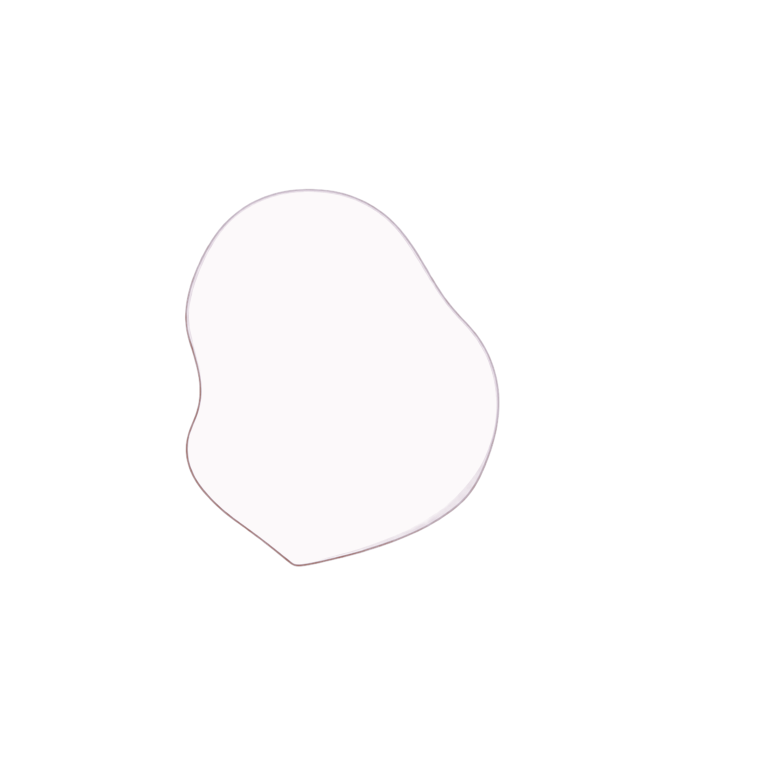
#> input picture assets/ciel/generated/parts/underlayers/C-L30_face-rounded_xL30_y0.png, 1536 x 1536 px, found by its file name (shown at 1/2 size)
$ python -i build-skin-pose.py   (imports and definitions only)
#> lines starting #> are read from the running program, lines starting #| are printed output that depends on the picture; after the words box and inside, x2 and y2 are one past the last pixel; in counts of white or black regions, pixels touching at a corner belong together
#> in region_data, im is the input picture: PIL image 1536x1536 RGBA; mean R, G, B, A 38.3, 37.8, 38, 38.5
# -*- coding: utf-8 -*-
"""使っていない Face_Base メッシュを、「向きごとの素肌」（C-L30・C-R30）を出すメッシュに作り変える。

考え方
  - C-L30（画面の左を向く 30° の素肌）と C-R30 を、1 枚のシート（キャンバスと同じ大きさの PNG）に並べ、
    1 つのメッシュの 2 つの領域（それぞれ 格子）にする。メッシュは Head_Warp の子。
  - 各領域の頂点は、角度X ＝ ∓30°・角度Y ＝ 0 のときの Head_Warp の曲面で、見本と同じ位置（キャンバス座標）に出るように、
    曲面の逆変換で、Head_Warp の正規化座標へ戻して置く。→ その向きでは、見本の素肌の輪郭にぴったり重なる。
    他の向き・角度Yでは、Head_Warp の変形に従って動く（顔と一緒に動く）。
  - 角度Xのキー（-30, -15, 0, 15, 30）ごとに、不透明度と、見せない領域の「点への縮小」を設定する。
  - 描画順は Face_Skin（200）の上、口（250）の下の 205。
入力  Head_Warp が 角度X×角度Y の 25 キー（head3d-keys.py のあと）を持つ .cmo3
出力  .cmo3 と、assets/ciel/layers/head/Face_Base.png（シート）
      そのあと、replace-image-same-size.py で、Face_Base の画像を差し替え、Cubism で開いてアトラス編集 OK → 書き出し。
実行  python -I scripts/live2d/build-skin-pose.py 入力.cmo3 出力.cmo3
"""
import os
import re
import sys
import uuid

import numpy as np
from PIL import Image

HERE = os.path.dirname(os.path.abspath(__file__))
sys.path.insert(0, HERE)
import cmo3_tool as t
from cmo3_tool import _fmt

ROOT = os.path.join(HERE, '..', '..', 'assets', 'ciel')
UNDER = os.path.join(ROOT, 'generated', 'parts', 'underlayers')
CROP = (318, 236)                  # 見本（1536 四方）の、キャンバス上の位置
CANVAS = (2172, 2896)
N = 12                             # 領域ごとの分割数（N×N）
MARGIN = 6
OPACITY = {-30.0: 1.0, -15.0: 0.3, 0.0: 0.0, 15.0: 0.3, 30.0: 1.0}
KEYS = [-30.0, -15.0, 0.0, 15.0, 30.0]
DRAW_ORDER = 205
REGIONS = [('L', 'C-L30_face-rounded_xL30_y0.png', -30.0), ('R', 'C-R30_face-rounded_xR30_y0.png', 30.0)]


# [42 lines left out: functions bilinear, invert, not called in this run]


def clean_edge(im):
    """生成画像の輪郭に付いている茶色の細い線を消す：縁を 4 px 内側へ削り、縁の帯の色を、内側の平均の肌色にする。"""
    from PIL import ImageFilter
    arr = np.asarray(im).copy()
    a = Image.fromarray(arr[..., 3])
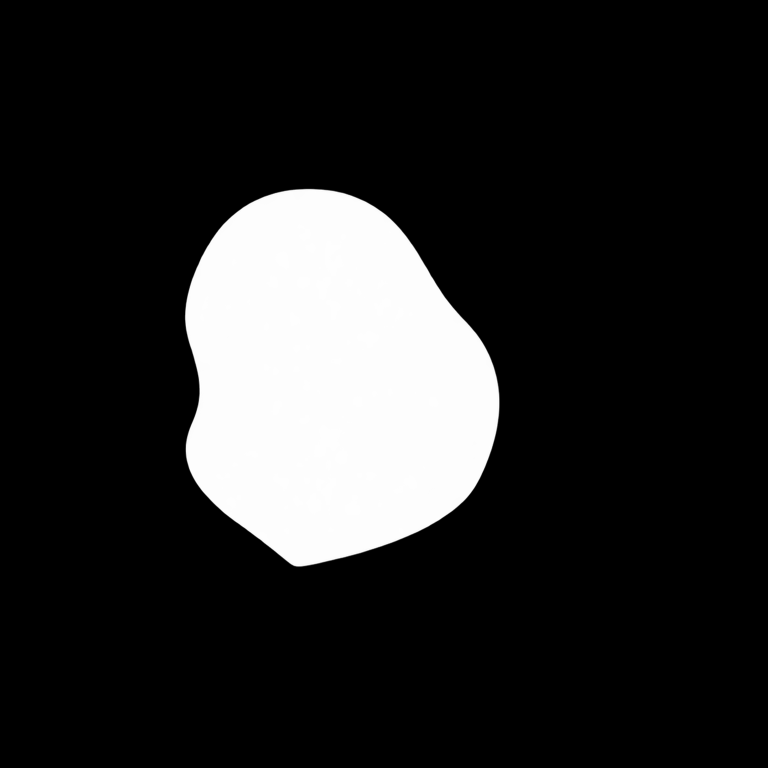
#> a: PIL image 1536x1536 L (shown at 1/2 size); min 0, max 255, mean 38.5
    eroded = np.asarray(a.filter(ImageFilter.MinFilter(9)))
    inner = np.asarray(a.filter(ImageFilter.MinFilter(33))) > 200
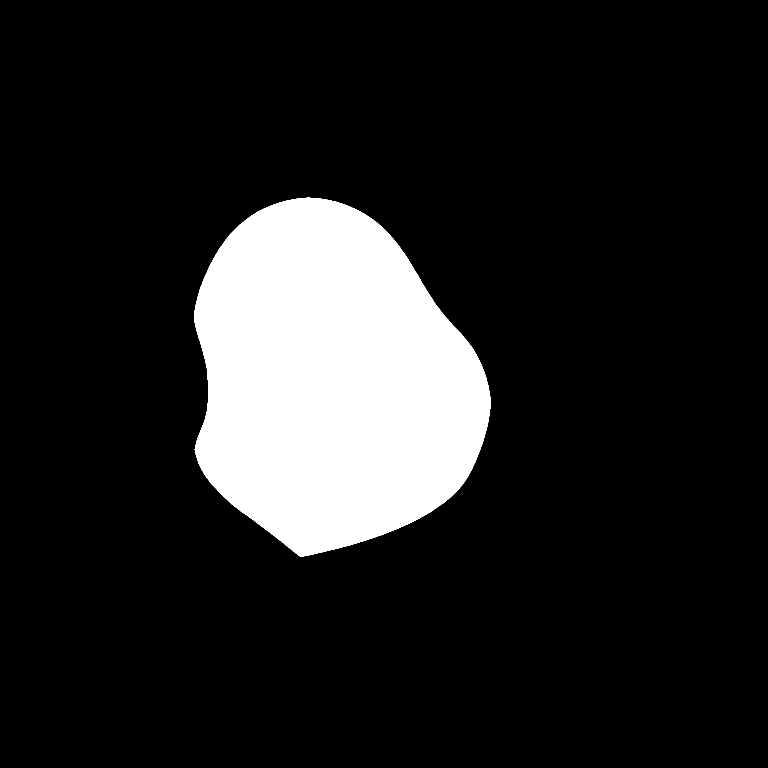
#> inner: shape (1536, 1536) bool (shown at 1/2 size); 13.3% white; 1 white region, box (x1, y1, x2, y2) and area: (388, 395, 982, 1114) 313817
    mean = arr[inner][:, :3].mean(0)
#> mean = [252, 249, 250]
    band = (~inner) & (eroded > 0)
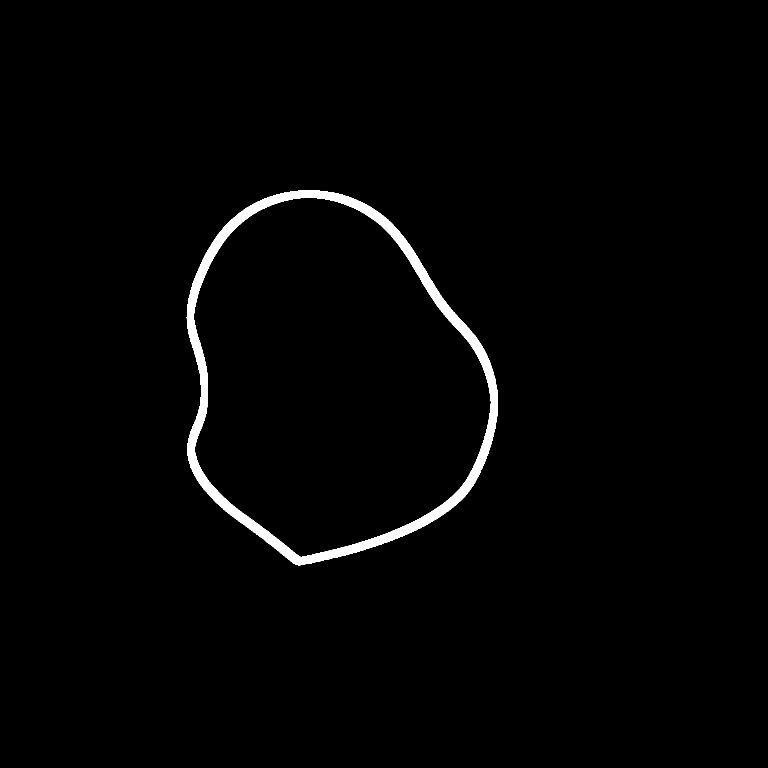
#> band: shape (1536, 1536) bool (shown at 1/2 size); 1.6% white; 1 white region, box (x1, y1, x2, y2) and area: (373, 381, 996, 1131) 37015
    arr[band, :3] = mean.astype(np.uint8)
#> arr: shape (1536, 1536, 4); 0.35% of pixels changed, all inside (x1, y1, x2, y2) = (373, 381, 996, 1131)
    soft = Image.fromarray(eroded).filter(ImageFilter.GaussianBlur(1.5))
    arr[..., 3] = np.asarray(soft)
#> arr: shape (1536, 1536, 4); mean R, G, B, A 38.4, 37.9, 38.1, 37.3
    arr[arr[..., 3] < 255, :3] = mean.astype(np.uint8)   # 半透明の画素も、肌色にそろえる（灰色の縁を防ぐ）
    return Image.fromarray(arr, 'RGBA')


def region_data(name):
    im = Image.open(os.path.join(UNDER, name)).convert('RGBA')
    im = clean_edge(im)
    a = np.asarray(im)[..., 3]
    ys, xs = np.nonzero(a > 8)
    x0, x1 = max(0, xs.min() - MARGIN), min(im.width, xs.max() + 1 + MARGIN)
#> x0 = 366; x1 = 1004
    y0, y1 = max(0, ys.min() - MARGIN), min(im.height, ys.max() + 1 + MARGIN)
#> y0 = 373; y1 = 1138
    return im.crop((x0, y0, x1, y1)), (x0, y0)


# [133 lines left out: function main, not called in this run]


# [2 lines not run here, left out]

>>> result = region_data('../../assets/ciel/generated/parts/underlayers/C-L30_face-rounded_xL30_y0.png')
